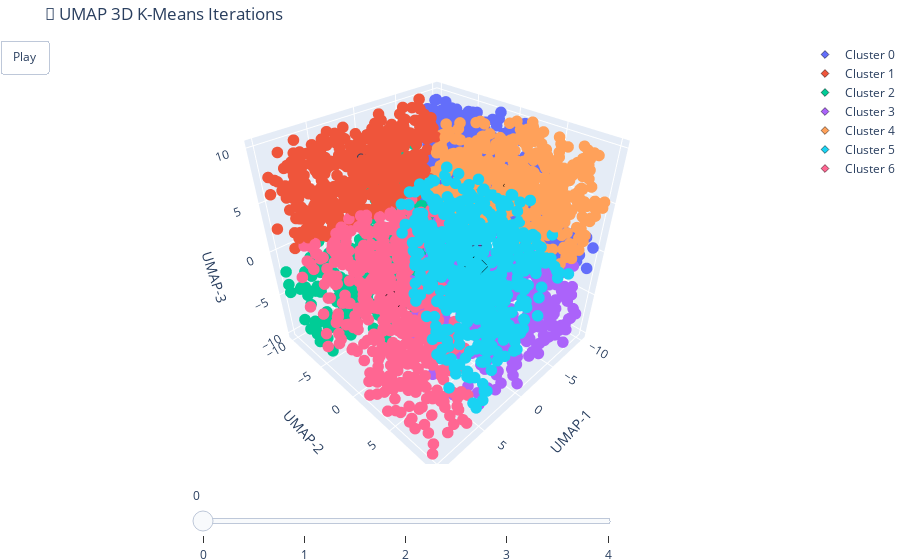

The code cell stored with this chart in its notebook:
### Code cell
# Bernat: any setting <1 will cause sorting order artifacts because of
# the rendering engine's static sorting order on transparents.
point_opacity = 1

colors = px.colors.qualitative.Plotly

# Static layout
layout = go.Layout(
    title="🌌 UMAP 3D K-Means Iterations",
    margin=dict(l=0, r=0, b=0, t=40),
    scene=dict(
        xaxis_title='UMAP-1',
        yaxis_title='UMAP-2',
        zaxis_title='UMAP-3',
        bgcolor='white'
    ),
    updatemenus=[dict(
        type='buttons',
        showactive=False,
        buttons=[dict(label='Play', method='animate', args=[None])]
    )],
    sliders=[dict(
        steps=[dict(method='animate', args=[[f'frame{k}']], label=str(k)) for k in range(len(iterations))],
        transition=dict(duration=0),
        x=0.156, y=0, len=0.6
    )]
)

# Initial empty figure
fig = go.Figure(layout=layout)

# Initial data for frame 0
iter0 = iteration_meta[0]
cmap = {cid: colors[i % len(colors)] for i, cid in enumerate(np.unique(iter0['centroid_ids']))}

for cid in cmap:
    mask = iter0['point_cluster_ids'] == cid
    fig.add_trace(go.Scatter3d(
        x=points_3d_per_iter[0][mask, 0],
        y=points_3d_per_iter[0][mask, 1],
        z=points_3d_per_iter[0][mask, 2],
        mode='markers',
        marker=dict(size=4, color=cmap[cid], opacity=point_opacity),
        showlegend=False
    ))
    mask = iter0['centroid_ids'] == cid
    fig.add_trace(go.Scatter3d(
        x=centroids_3d_per_iter[0][mask, 0],
        y=centroids_3d_per_iter[0][mask, 1],
        z=centroids_3d_per_iter[0][mask, 2],
        mode='markers+text',
        marker=dict(size=6, symbol='diamond', color=cmap[cid], line=dict(width=0.5, color='black')),
        name=f'Cluster {cid}',
        text=[f"C{cid}"] * np.sum(mask),
        textposition="top center"
    ))

# Add frames
frames = []
for k, meta in enumerate(iteration_meta):
    frame_data = []
    cmap = {cid: colors[i % len(colors)] for i, cid in enumerate(np.unique(meta['centroid_ids']))}

    for cid in cmap:
        mask_p = meta['point_cluster_ids'] == cid
        mask_c = meta['centroid_ids'] == cid

        frame_data.append(go.Scatter3d(
            x=points_3d_per_iter[k][mask_p, 0],
            y=points_3d_per_iter[k][mask_p, 1],
            z=points_3d_per_iter[k][mask_p, 2],
            mode='markers',
            marker=dict(size=4, color=cmap[cid], opacity=point_opacity),
            showlegend=False
        ))
        frame_data.append(go.Scatter3d(
            x=centroids_3d_per_iter[k][mask_c, 0],
            y=centroids_3d_per_iter[k][mask_c, 1],
            z=centroids_3d_per_iter[k][mask_c, 2],
            mode='markers+text',
            marker=dict(size=6, symbol='diamond', color=cmap[cid], line=dict(width=0.5, color='black')),
            name=f'Cluster {cid}',
            text=[f"C{cid}"] * np.sum(mask_c),
            textposition="top center"
        ))

    frames.append(go.Frame(data=frame_data, name=f"frame{k}"))

fig.frames = frames
fig.show()

### Figure 1 — Plotly figure (JSON) as saved in the notebook; plotly's stock layout.template omitted (floating-point values rounded to 4 significant figures; data arrays with more than 128 entries replaced by an {"elided": "..."} marker saying what was removed)
{"data": [{"marker": {"color": "#636EFA", "opacity": 1, "size": 4}, "mode": "markers", "showlegend": false, "type": "scatter3d", "x": {"elided": "500 float values"}, "y": {"elided": "500 float values"}, "z": {"elided": "500 float values"}}, {"marker": {"color": "#636EFA", "line": {"color": "black", "width": 0.5}, "size": 6, "symbol": "diamond"}, "mode": "markers+text", "name": "Cluster 0", "text": ["C0"], "textposition": "top center", "type": "scatter3d", "x": [-7.716], "y": [-2.06], "z": [3.993]}, {"marker": {"color": "#EF553B", "opacity": 1, "size": 4}, "mode": "markers", "showlegend": false, "type": "scatter3d", "x": {"elided": "500 float values"}, "y": {"elided": "500 float values"}, "z": {"elided": "500 float values"}}, {"marker": {"color": "#EF553B", "line": {"color": "black", "width": 0.5}, "size": 6, "symbol": "diamond"}, "mode": "markers+text", "name": "Cluster 1", "text": ["C1"], "textposition": "top center", "type": "scatter3d", "x": [3.239], "y": [-5.74], "z": [6.84]}, {"marker": {"color": "#00CC96", "opacity": 1, "size": 4}, "mode": "markers", "showlegend": false, "type": "scatter3d", "x": {"elided": "500 float values"}, "y": {"elided": "500 float values"}, "z": {"elided": "500 float values"}}, {"marker": {"color": "#00CC96", "line": {"color": "black", "width": 0.5}, "size": 6, "symbol": "diamond"}, "mode": "markers+text", "name": "Cluster 2", "text": ["C2"], "textposition": "top center", "type": "scatter3d", "x": [-0.6601], "y": [-7.159], "z": [-4.017]}, {"marker": {"color": "#AB63FA", "opacity": 1, "size": 4}, "mode": "markers", "showlegend": false, "type": "scatter3d", "x": {"elided": "500 float values"}, "y": {"elided": "500 float values"}, "z": {"elided": "500 float values"}}, {"marker": {"color": "#AB63FA", "line": {"color": "black", "width": 0.5}, "size": 6, "symbol": "diamond"}, "mode": "markers+text", "name": "Cluster 3", "text": ["C3"], "textposition": "top center", "type": "scatter3d", "x": [-3.874], "y": [2.805], "z": [-5.245]}, {"marker": {"color": "#FFA15A", "opacity": 1, "size": 4}, "mode": "markers", "showlegend": false, "type": "scatter3d", "x": {"elided": "500 float values"}, "y": {"elided": "500 float values"}, "z": {"elided": "500 float values"}}, {"marker": {"color": "#FFA15A", "line": {"color": "black", "width": 0.5}, "size": 6, "symbol": "diamond"}, "mode": "markers+text", "name": "Cluster 4", "text": ["C4"], "textposition": "top center", "type": "scatter3d", "x": [-4.777], "y": [4.339], "z": [6.561]}, {"marker": {"color": "#19D3F3", "opacity": 1, "size": 4}, "mode": "markers", "showlegend": false, "type": "scatter3d", "x": {"elided": "500 float values"}, "y": {"elided": "500 float values"}, "z": {"elided": "500 float values"}}, {"marker": {"color": "#19D3F3", "line": {"color": "black", "width": 0.5}, "size": 6, "symbol": "diamond"}, "mode": "markers+text", "name": "Cluster 5", "text": ["C5"], "textposition": "top center", "type": "scatter3d", "x": [2.725], "y": [6.887], "z": [3.521]}, {"marker": {"color": "#FF6692", "opacity": 1, "size": 4}, "mode": "markers", "showlegend": false, "type": "scatter3d", "x": {"elided": "500 float values"}, "y": {"elided": "500 float values"}, "z": {"elided": "500 float values"}}, {"marker": {"color": "#FF6692", "line": {"color": "black", "width": 0.5}, "size": 6, "symbol": "diamond"}, "mode": "markers+text", "name": "Cluster 6", "text": ["C6"], "textposition": "top center", "type": "scatter3d", "x": [6.166], "y": [0.8243], "z": [-1.517]}], "layout": {"margin": {"b": 0, "l": 0, "r": 0, "t": 40}, "scene": {"bgcolor": "white", "xaxis": {"title": {"text": "UMAP-1"}}, "yaxis": {"title": {"text": "UMAP-2"}}, "zaxis": {"title": {"text": "UMAP-3"}}}, "sliders": [{"len": 0.6, "steps": [{"args": [["frame0"]], "label": "0", "method": "animate"}, {"args": [["frame1"]], "label": "1", "method": "animate"}, {"args": [["frame2"]], "label": "2", "method": "animate"}, {"args": [["frame3"]], "label": "3", "method": "animate"}, {"args": [["frame4"]], "label": "4", "method": "animate"}], "transition": {"duration": 0}, "x": 0.156, "y": 0}], "title": {"text": "🌌 UMAP 3D K-Means Iterations"}, "updatemenus": [{"buttons": [{"args": [null], "label": "Play", "method": "animate"}], "showactive": false, "type": "buttons"}]}}
